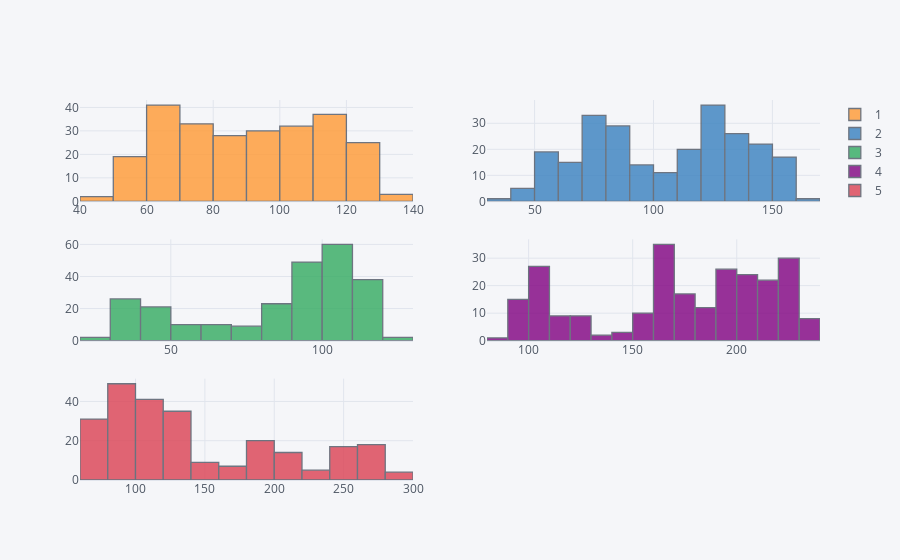

The notebook cell saved with this chart:
### Markdown cell above
与matplotlib类似，plotly也提供了不同的绘图类型。通过使用cufflinks的绘图类，我们可以绘制chart、scatter、bar、box、spread、ratio、heat map、surface、histogram、bubble、bubble3d、scatter3d、scattergeo、ohlc、candle、pie以及choropleth等类型的图表。

### Code cell
plyo.iplot(
    df.iplot(
        kind='hist',
        subplots=True,
        bins=15,
        asFigure=True
    ),
    # image='png',
    filename='ply_03'
)

### Figure 1 — Plotly figure (JSON) as saved in the notebook; plotly's stock layout.template omitted (floating-point values rounded to 4 significant figures; data arrays with more than 128 entries replaced by an {"elided": "..."} marker saying what was removed)
{"data": [{"histfunc": "count", "histnorm": "", "marker": {"color": "rgba(255, 153, 51, 1.0)", "line": {"color": "#4D5663", "width": 1.3}}, "name": "1", "nbinsx": 15, "opacity": 0.8, "orientation": "v", "x": {"elided": "250 float values"}, "xaxis": "x", "yaxis": "y", "type": "histogram"}, {"histfunc": "count", "histnorm": "", "marker": {"color": "rgba(55, 128, 191, 1.0)", "line": {"color": "#4D5663", "width": 1.3}}, "name": "2", "nbinsx": 15, "opacity": 0.8, "orientation": "v", "x": {"elided": "250 float values"}, "xaxis": "x2", "yaxis": "y2", "type": "histogram"}, {"histfunc": "count", "histnorm": "", "marker": {"color": "rgba(50, 171, 96, 1.0)", "line": {"color": "#4D5663", "width": 1.3}}, "name": "3", "nbinsx": 15, "opacity": 0.8, "orientation": "v", "x": {"elided": "250 float values"}, "xaxis": "x3", "yaxis": "y3", "type": "histogram"}, {"histfunc": "count", "histnorm": "", "marker": {"color": "rgba(128, 0, 128, 1.0)", "line": {"color": "#4D5663", "width": 1.3}}, "name": "4", "nbinsx": 15, "opacity": 0.8, "orientation": "v", "x": {"elided": "250 float values"}, "xaxis": "x4", "yaxis": "y4", "type": "histogram"}, {"histfunc": "count", "histnorm": "", "marker": {"color": "rgba(219, 64, 82, 1.0)", "line": {"color": "#4D5663", "width": 1.3}}, "name": "5", "nbinsx": 15, "opacity": 0.8, "orientation": "v", "x": {"elided": "250 float values"}, "xaxis": "x5", "yaxis": "y5", "type": "histogram"}], "layout": {"barmode": "overlay", "legend": {"bgcolor": "#F5F6F9", "font": {"color": "#4D5663"}}, "paper_bgcolor": "#F5F6F9", "plot_bgcolor": "#F5F6F9", "title": {"font": {"color": "#4D5663"}}, "xaxis": {"anchor": "y", "domain": [0.0, 0.45], "gridcolor": "#E1E5ED", "showgrid": true, "tickfont": {"color": "#4D5663"}, "title": {"font": {"color": "#4D5663"}, "text": ""}, "zerolinecolor": "#E1E5ED"}, "yaxis": {"anchor": "x", "domain": [0.7333, 1.0], "gridcolor": "#E1E5ED", "showgrid": true, "tickfont": {"color": "#4D5663"}, "title": {"font": {"color": "#4D5663"}, "text": ""}, "zerolinecolor": "#E1E5ED"}, "xaxis2": {"anchor": "y2", "domain": [0.55, 1.0], "gridcolor": "#E1E5ED", "showgrid": true, "tickfont": {"color": "#4D5663"}, "title": {"font": {"color": "#4D5663"}, "text": ""}, "zerolinecolor": "#E1E5ED"}, "yaxis2": {"anchor": "x2", "domain": [0.7333, 1.0], "gridcolor": "#E1E5ED", "showgrid": true, "tickfont": {"color": "#4D5663"}, "title": {"font": {"color": "#4D5663"}, "text": ""}, "zerolinecolor": "#E1E5ED"}, "xaxis3": {"anchor": "y3", "domain": [0.0, 0.45], "gridcolor": "#E1E5ED", "showgrid": true, "tickfont": {"color": "#4D5663"}, "title": {"font": {"color": "#4D5663"}, "text": ""}, "zerolinecolor": "#E1E5ED"}, "yaxis3": {"anchor": "x3", "domain": [0.3667, 0.6333], "gridcolor": "#E1E5ED", "showgrid": true, "tickfont": {"color": "#4D5663"}, "title": {"font": {"color": "#4D5663"}, "text": ""}, "zerolinecolor": "#E1E5ED"}, "xaxis4": {"anchor": "y4", "domain": [0.55, 1.0], "gridcolor": "#E1E5ED", "showgrid": true, "tickfont": {"color": "#4D5663"}, "title": {"font": {"color": "#4D5663"}, "text": ""}, "zerolinecolor": "#E1E5ED"}, "yaxis4": {"anchor": "x4", "domain": [0.3667, 0.6333], "gridcolor": "#E1E5ED", "showgrid": true, "tickfont": {"color": "#4D5663"}, "title": {"font": {"color": "#4D5663"}, "text": ""}, "zerolinecolor": "#E1E5ED"}, "xaxis5": {"anchor": "y5", "domain": [0.0, 0.45], "gridcolor": "#E1E5ED", "showgrid": true, "tickfont": {"color": "#4D5663"}, "title": {"font": {"color": "#4D5663"}, "text": ""}, "zerolinecolor": "#E1E5ED"}, "yaxis5": {"anchor": "x5", "domain": [0.0, 0.2667], "gridcolor": "#E1E5ED", "showgrid": true, "tickfont": {"color": "#4D5663"}, "title": {"font": {"color": "#4D5663"}, "text": ""}, "zerolinecolor": "#E1E5ED"}}}
